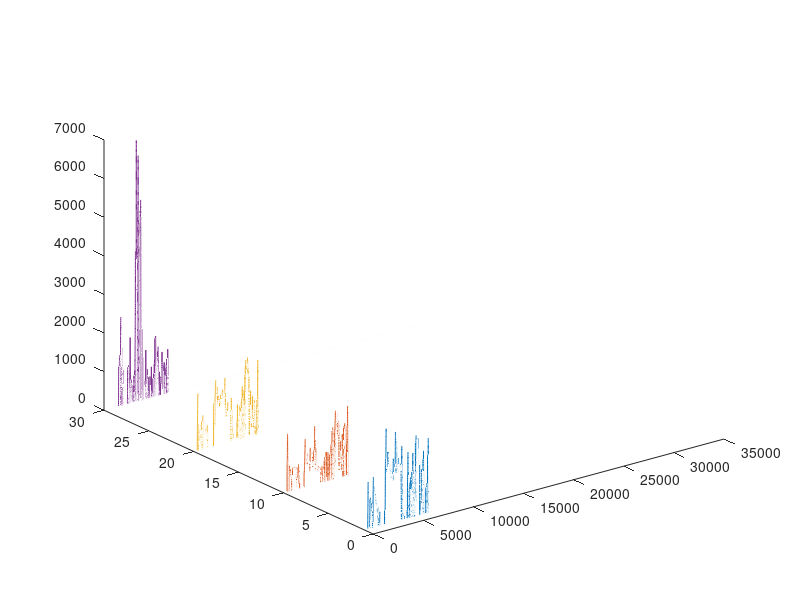
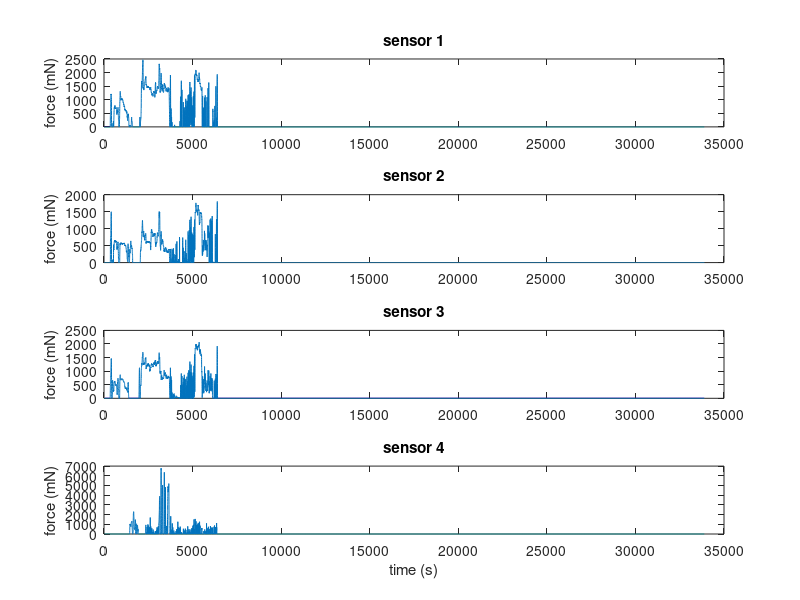
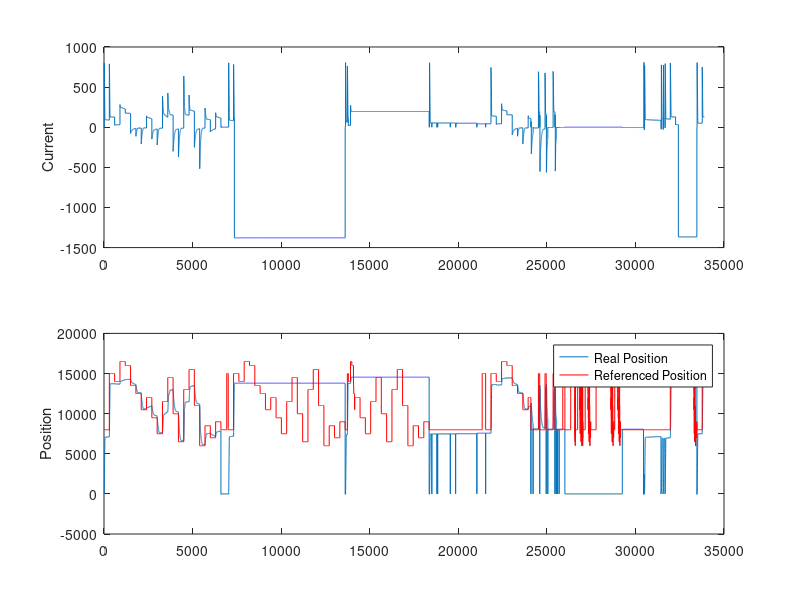

MATLAB code to generate these figures, in order:
clear all
close all
data = csvread('test.csv');
FSR=data(:,1:4);
current=data(:,5);
realpos=data(:,6);
sentpos=data(:,7);
sz=size(data(:,1));
t=[1:1:sz]';
T=[t,t,t,t];
A=ones(size(FSR(:,1),1),1);
spacesens=[A, A*10, A*20, A*30];
plot3(T,spacesens,FSR)
figure
subplot(4,1,1)
plot(FSR(:,1))
title('sensor 1')
ylabel('force (mN)')

subplot(4,1,2)
plot(FSR(:,2))
title('sensor 2')
%xlabel('time (s)')
ylabel('force (mN)')

subplot(4,1,3)
plot(FSR(:,3))
title('sensor 3')
%xlabel('time (s)')
ylabel('force (mN)')

subplot(4,1,4)
plot(FSR(:,4))
title('sensor 4')
xlabel('time (s)')
ylabel('force (mN)')

figure
subplot(2,1,1)
plot(current)
ylabel('Current')
subplot(2,1,2)
plot(realpos)
ylabel('Position')
hold on
plot(sentpos,'r')
legend('Real Position','Referenced Position')